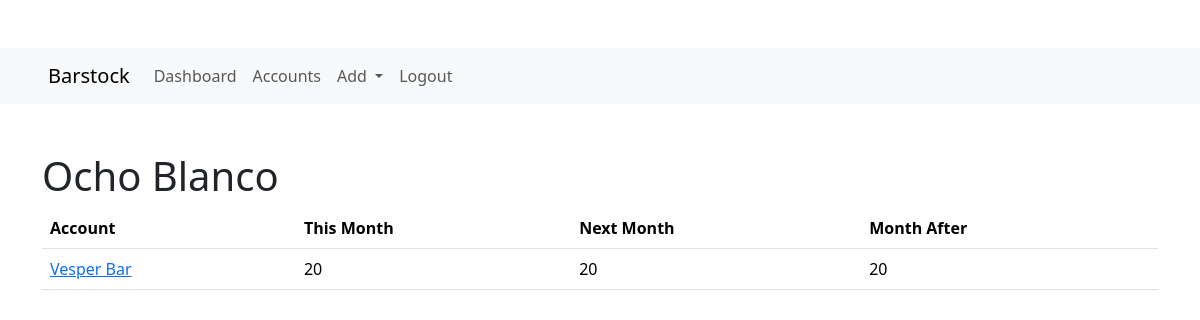
Screenshot of /Spirits/Ocho Blanco (signed in) with the database file from the repository.
### forecast/models.py (models this page shows, shortened)
class Spirit(models.Model):
    name = models.CharField(max_length=255)
    category = models.ForeignKey(Category, on_delete=models.CASCADE)
    slug = models.SlugField()

class Account(models.Model):
    name = models.CharField(max_length=255)
    slug = models.SlugField()
    def __str__(self):
       return self.name

### forecast/views.py (the view)
# urls.py: path('Spirits/<str:spirit>', accounts_by_spirit_view, name='account_by_spirit'),
@login_required
def accounts_by_spirit_view(request, spirit):
    current_month = date.today()
    current_month = current_month.replace(day=1)
    next_month = current_month.replace(month=current_month.month % 12 + 1, day=1)
    month_after = current_month.replace(month=current_month.month % 12 + 2, day=1)
    items = VolumeItem.objects.filter(spirit__name=spirit)
    account_totals = []
    for item in items:
        account_name = item.account
        current_month_total = VolumeItem.objects.filter(account=account_name, start_date__lt=next_month,spirit__name=spirit, amount__isnull=False).aggregate(Sum('amount'))['amount__sum']
        next_month_total= VolumeItem.objects.filter(account=account_name, start_date__lte=next_month,spirit__name=spirit, amount__isnull=False).aggregate(Sum('amount'))['amount__sum']
        month_after_total= VolumeItem.objects.filter(account=account_name, end_date__gte=month_after,spirit__name=spirit, amount__isnull=False).aggregate(Sum('amount'))['amount__sum']
        account_totals.append({'account_name' : account_name, 'current_month_total' : current_month_total, 'next_month_total' : next_month_total, 'month_after_total' : month_after_total})
    context = {
        'spirit': spirit,
        'account_totals': account_totals
    }
    return render(request,'forecast/account_by_spirit.html', context)

### templates/forecast/account_by_spirit.html
{% extends 'base.html' %}
{% load static %}
{% block content %}
    <div class='container'>
        <h1>{{spirit}}</h1>
        <table class='table'>
            <thead>
                <tr>
                    <th>Account</th>
                    <th>This Month</th>
                    <th>Next Month</th>
                    <th>Month After</th>
                </tr>
            </thead>
            <tbody>
            {% for item in account_totals %}
                <tr>
                    <td><a href="{% url 'forecast:account_detail' item.account_name %}">{{ item.account_name }}</a></td>
                    <td>{{ item.current_month_total }}</td>
                    <td>{{ item.next_month_total }}</td>
                    <td>{{ item.month_after_total }}</td>
                </tr>
            {% endfor %}
            </tbody>
        </table>
    </div>
{% endblock content %}

### rows the page displays
Spirit: name "Ocho Blanco"
Account: account_name "Vesper Bar", current_month_total "20", next_month_total "20", month_after_total "20"
